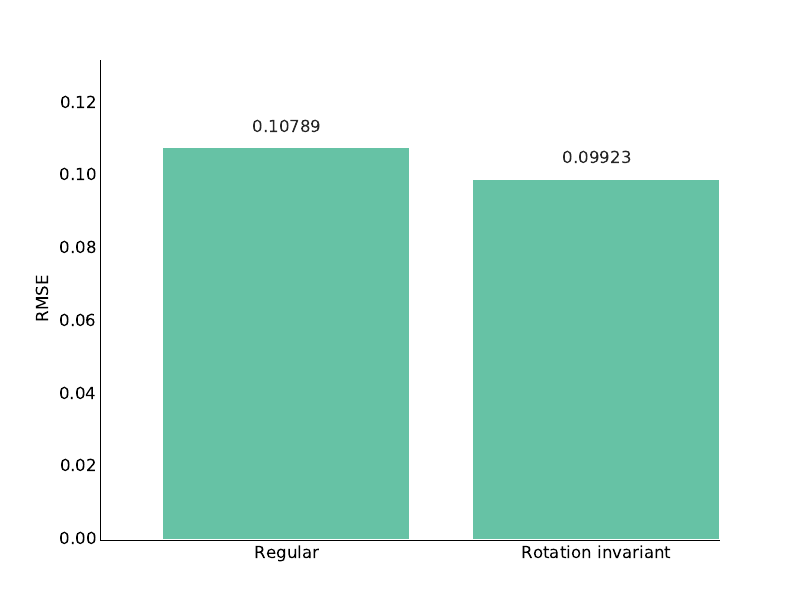

Python code for this plot:
import matplotlib
matplotlib.use('Agg')

import prettyplotlib as ppl
import matplotlib.pyplot as plt
import numpy as np

fig, ax = plt.subplots(1)
data = np.array([0.10789, 0.09923])

ax.set_ylabel('RMSE')
n = 2

ppl.bar(ax, np.arange(n), data, annotate = data.astype('|S7').tolist(), xticklabels = ['Regular', 'Rotation invariant'])
fig.savefig('rotation_invariance.pdf')